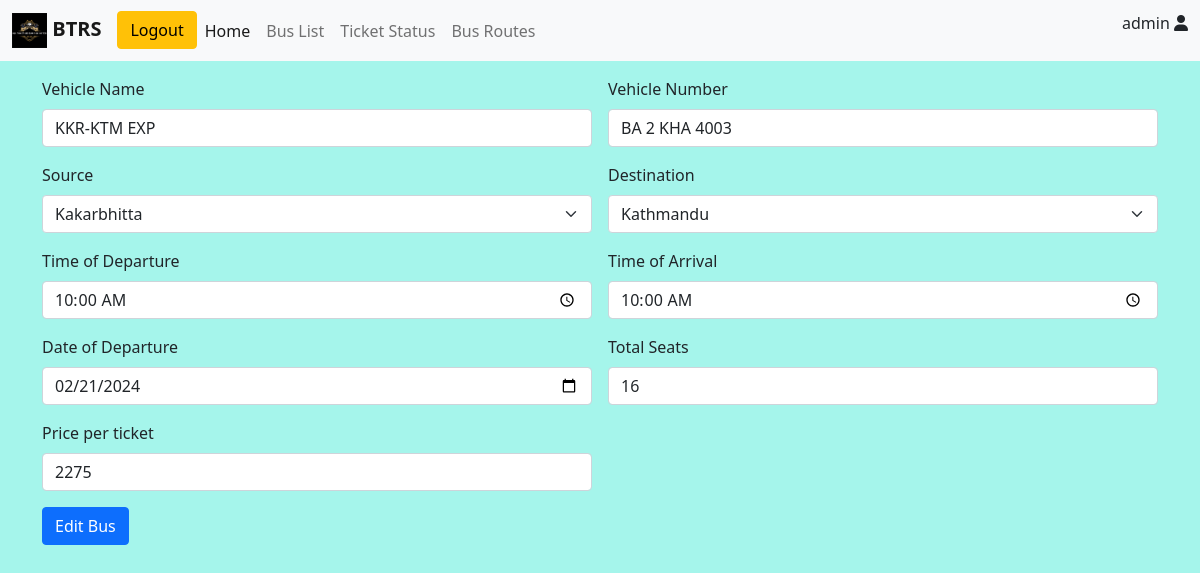
The page /editBus/9 (signed in) on the database as committed earlier.
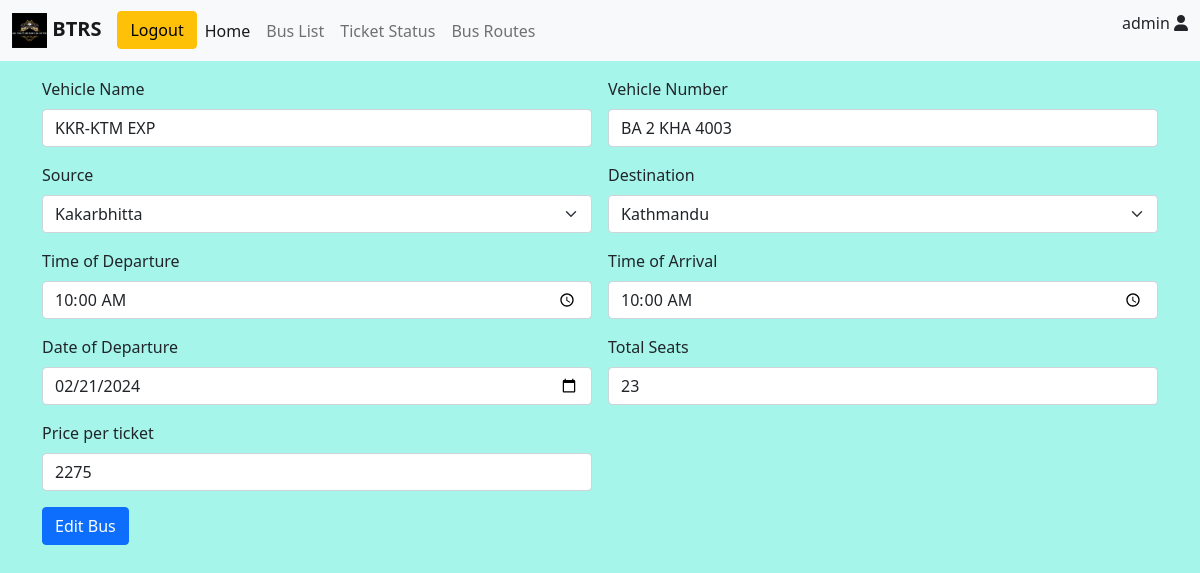
The same page on the database as committed later.
### bms/models.py (models this page shows, shortened)
class Vehicle(models.Model):
    name = models.CharField(max_length=50)
    vehicle_number = models.CharField(max_length=15, unique=True)
    source = models.ForeignKey(busRoute, on_delete=models.CASCADE,default=1, related_name='sourceid')
    destination = models.ForeignKey(busRoute, on_delete=models.CASCADE,default=1, related_name='destinationid')
    date = models.DateField(null=True)
    v_status = models.BooleanField(default=True)
    departure = models.TimeField(null=True, blank=True)
    arrive = models.TimeField(null=True, blank=True)
    available_seats = models.IntegerField(default=25)
    booked_seats = models.IntegerField(default=0)
    price = models.IntegerField(default=20)
    updated = models.DateTimeField(auto_now=True)
    created = models.DateTimeField(auto_now_add=True)
    class Meta:
        ordering = ['-updated', '-created']

class busRoute(models.Model):
    name = models.CharField(max_length=100, unique=True)
    updated = models.DateTimeField(auto_now=True)
    created = models.DateTimeField(auto_now_add=True)
    def __str__(self):
        return self.name

### bms/views.py (the view, shortened to what this page needs)
# urls.py: path('editBus/<str:id>', views.editBus, name='editBus'),
@login_required(login_url='loginUser')
def editBus(request, id):
    busRoutes = busRoute.objects.all()
    vehicle = Vehicle.objects.get(id=id)
    if request.user.is_superuser:
        context = {
            'busRoutes':busRoutes,
            'vehicle' : vehicle,
            }
        return render(request, 'bms/editBus.html', context)
    else:
       return HttpResponseForbidden("You do not have permission to access this page.")

### bms/templates/bms/editbus.html (shortened to what this page needs)
{% extends 'main.html' %}
{% block content %}
<div class="container mt-3">
    <form class="row g-3" method="post">
        <div class="col-md-6">
          <label for="vehicleName" class="form-label">Vehicle Name</label>
          <input type="text" class="form-control" name="Vname" placeholder="Makalu Express" value="{{ vehicle.name }}" required >
        </div>
        <div class="col-md-6">
            <label for="VehicleNumber" class="form-label">Vehicle Number</label>
            <input type="text" class="form-control" name="Vnumber" placeholder="NA 1 KHA 1200" value="{{ vehicle.vehicle_number }}" required>
          </div>
          <div class="col-md-6">
            <label for="source" class="form-label">Source</label>
            <select name="source" class="form-select" aria-label="Select Source" required>
              {% for busRoute in busRoutes %}
              <option value="{{ busRoute.id }}"  {% if busRoute.id == vehicle.source.id %} selected {% endif %}>{{ busRoute }}</option>
              {% endfor %}
            </select>
          </div>
          <div class="col-md-6">
            <label for="destination" class="form-label">Destination</label>
            <select name="destination" class="form-select" aria-label="Select Destination" required>
              {% for busRoute in busRoutes %}
              <option value="{{ busRoute.id }}"  {% if busRoute.id == vehicle.destination.id %} selected {% endif %}>{{ busRoute }}</option>
              {% endfor %}
            </select>
          </div>
        <div class="col-md-6">
          <label for="Departure" class="form-label">Time of Departure</label>
          <input type="time" class="form-control" name="Dtime" value="{{ vehicle.departure | time:'h:i:s' }}" required>
        </div>
        <div class="col-md-6">
            <label for="Arrival" class="form-label">Time of Arrival</label>
            <input type="time" class="form-control" name="Atime" value="{{ vehicle.arrive | time:'h:i:s' }}" required>
          </div>
          <div class="col-md-6">
            <label for="departureDate" class="form-label">Date of Departure</label>
            <input type="date" class="form-control" name="date" value="{{ vehicle.date | date:'Y-m-d' }}" required>
          </div>
          <div class="col-md-6">
              <label for="TotalSeats" class="form-label"> Total Seats</label>
              <input type="number" class="form-control" name="seats" placeholder="Enter Total Seats" value="{{ vehicle.available_seats }}" required>
            </div>
              <div class="col-md-6">
                  <label for="Price" class="form-label">Price per ticket</label>
                  <input type="number" class="form-control" name="price" placeholder="500" value="{{ vehicle.price }}" required>
                </div>
        <div class="col-12">
          <button type="submit" class="btn btn-primary">Edit Bus</button>
        </div>
      </form>
</div>
{% endblock content %}

Rows that differ between the two databases and show on the page:
changed Vehicle "KKR-KTM EXP": seats "16" → "23"
